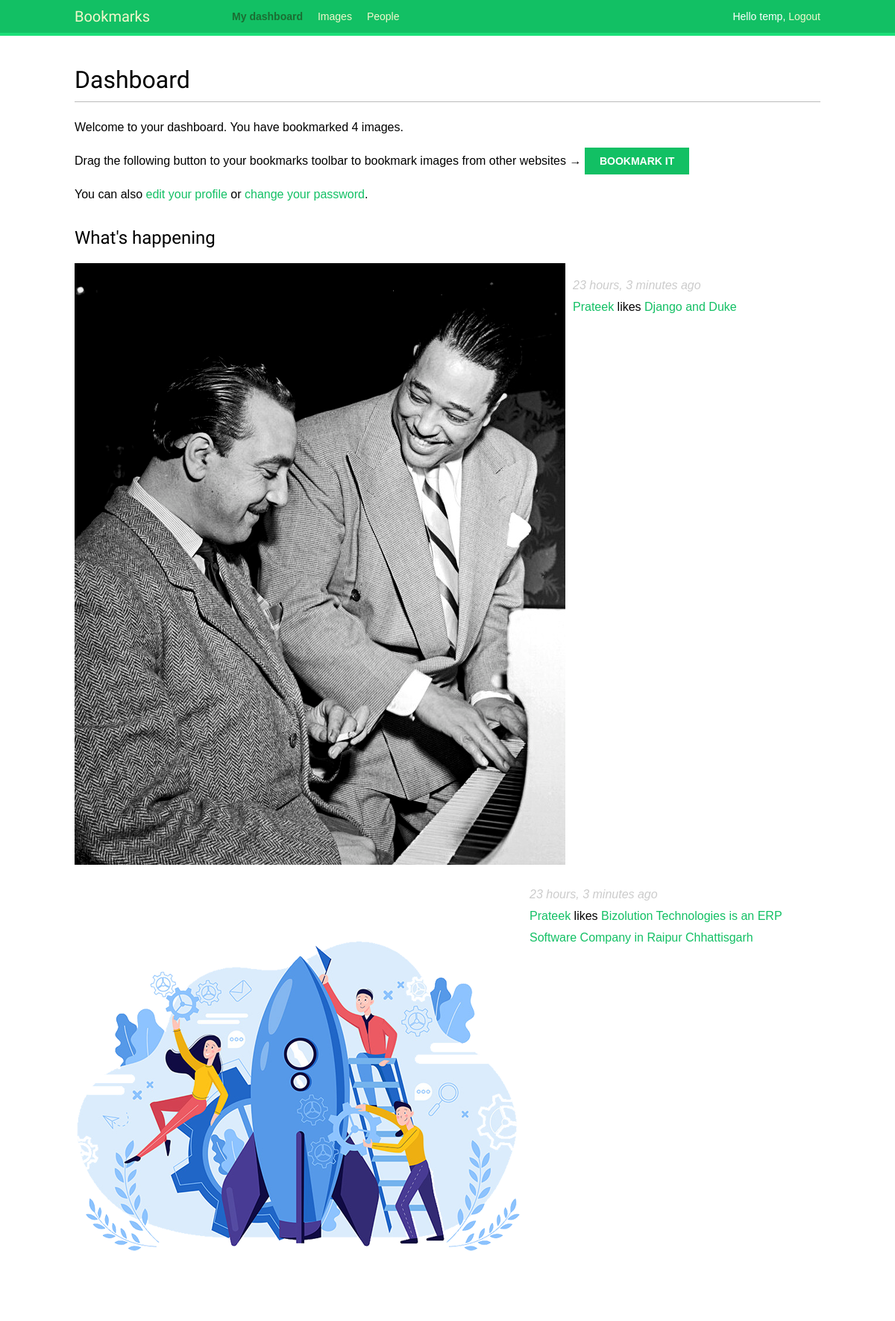
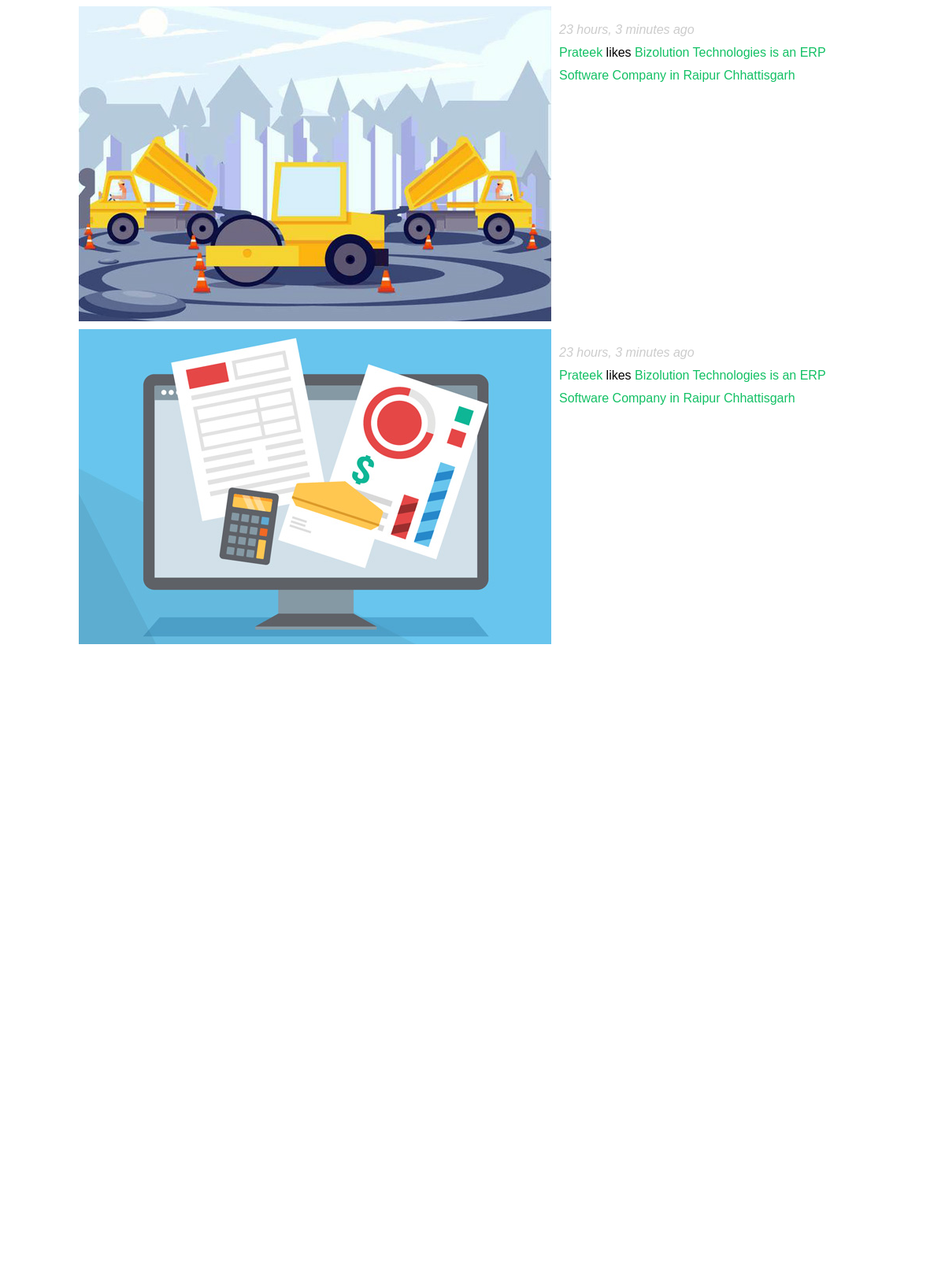
/account/ (signed in, upper part), run on the app's committed database (2 pictures, top to bottom).
### actions/models.py (models this page shows)
class Action(models.Model):
    user = models.ForeignKey('auth.User',related_name='actions',on_delete=models.CASCADE)
    verb = models.CharField(max_length=255)
    created = models.DateTimeField(auto_now_add=True)
    target_ct = models.ForeignKey(ContentType,blank=True,null=True,related_name='target_obj',on_delete=models.CASCADE)
    target_id = models.PositiveIntegerField(null=True,blank=True)
    target = GenericForeignKey('target_ct','target_id')
    class Meta:
        indexes = [
            models.Index(fields=['-created']),
            models.Index(fields=['target_ct','target_id']),
        ]
        ordering = ['-created']

### images/models.py (models this page shows, shortened)
class Image(models.Model):
    user = models.ForeignKey(settings.AUTH_USER_MODEL,
                             related_name='images_created',
                             on_delete=models.CASCADE)
    title = models.CharField(max_length=200)
    slug = models.SlugField(max_length=200,
                            blank=True)
    url = models.URLField(max_length=2000)
    image = models.ImageField(upload_to='images/%Y/%m/%d/')
    description = models.TextField(blank=True)
    created = models.DateField(auto_now_add=True)
    users_like = models.ManyToManyField(settings.AUTH_USER_MODEL,
                                        related_name='images_liked',
                                        blank=True)
    total_likes = models.PositiveIntegerField(default=0)
    class Meta:
        indexes = [
            models.Index(fields=['-created']),
            models.Index(fields=['-total_likes']),
        ]
        ordering = ['-created']
    def __str__(self):
        return self.title
    def get_absolute_url(self):
        return reverse('images:detail', args=[self.id, self.slug])

### account/views.py (the view)
# urls.py: path('', views.dashboard, name='dashboard'),
@login_required
def dashboard(request):
    actions = Action.objects.exclude(user=request.user)
    following_ids = request.user.following.values_list('id',flat=True)
    if following_ids:
        actions = actions.filter(user_id__in=following_ids)
    actions = actions.select_related('user','user__profile').prefetch_related('target')[:10]#
    return render(request,'account/dashboard.html',{'section': 'dashboard','actions':actions})

### account/templates/account/dashboard.html (shortened to what this page needs)
{% extends "base.html" %}
{% block content %}
  <h1>Dashboard</h1>
  {% with total_images_created=request.user.images_created.count %}
    <p>Welcome to your dashboard. You have bookmarked {{ total_images_created }} image{{ total_images_created|pluralize }}.</p>
  {% endwith %}
  <p>Drag the following button to your bookmarks toolbar to bookmark images from other websites → <a href="javascript:{% include "bookmarklet_launcher.js" %}" class="button">Bookmark it</a></p>
  <p>You can also <a href="{% url "edit" %}">edit your profile</a> or <a href="{% url "password_change" %}">change your password</a>.</p>
  <h2>What's happening</h2>
  <div id="action-list">
    {% for action in actions %}
      {% include "actions/action/detail.html" %}
    {% endfor %}
  </div>
{% endblock %}

### account/templates/base.html (shortened to what this page needs)
{% load static %}
<html>
<head>
  <link href="{% static "css/base.css" %}" rel="stylesheet">
</head>
<body>
  <div id="header">
    <span class="logo">Bookmarks</span>
    {% if request.user.is_authenticated %}
      <ul class="menu">
        <li {% if section == "dashboard" %}class="selected"{% endif %}>
          <a href="{% url "dashboard" %}">My dashboard</a>
        </li>
        <li {% if section == "images" %}class="selected"{% endif %}>
          <a href="{% url "images:list" %}">Images</a>
        </li>
        <li {% if section == "people" %}class="selected"{% endif %}>
          <a href="{% url 'user_list' %}">People</a>
        </li>
      </ul>
    {% endif %}
    <span class="user">
      {% if request.user.is_authenticated %}
        Hello {{ request.user.first_name|default:request.user.username }},
        <a href="{% url "logout" %}">Logout</a>
      {% else %}
        <a href="{% url "login" %}">Log-in</a>
      {% endif %}
    </span>
  </div>
  <div id="content">
    {% block content %}
    {% endblock %}
  </div>
</body>
</html>

### actions/templates/actions/action/detail.html (shortened to what this page needs)
{% load thumbnail %}
{% with user=action.user profile=action.user.profile %}
<div class="action">
  <div class="images">
    {% if action.target %}
      {% with target=action.target %}
        {% if target.image %}
          {% thumbnail target.image "80x80" crop="100%" as im %}
          <a href="{{ target.get_absolute_url }}">
            <img src="{{ im.url }}" class="item-img">
          </a>
        {% endif %}
      {% endwith %}
    {% endif %}
  </div>
  <div class="info">
    <p>
      <span class="date">{{ action.created|timesince }} ago</span>
      <br />
      <a href="{{ user.get_absolute_url }}">
        {{ user.first_name }}
      </a>
      {{ action.verb }}
      {% if action.target %}
        {% with target=action.target %}
          <a href="{{ target.get_absolute_url }}">{{ target }}</a>
        {% endwith %}
      {% endif %}
    </p>
  </div>
</div>
{% endwith %}

### account/static/css/base.css (style rules this page uses)
body { margin:0; padding:0; font-family:helvetica, sans-serif; }
p { line-height: 1.8; }
a { color:#12c064; text-decoration:none; }
h1, h2, h3, h4, h5 , h6 { font-family: 'Muli', sans-serif; font-weight:normal; }
h1 { border-bottom:1px solid #bbb; padding:0 0 10px 0; margin:10px 0 20px 0; }
h2 { margin:30px 0 20px; }
#header { padding:10px 100px; font-size:14px; background:#12c064; color:#fff; border-bottom:4px solid #1cdf78; overflow:auto; }
#header .logo { font-family: 'Muli', sans-serif; float:left; color:#f3f7cc; font-size:20px; margin-right:10%; }
#header ul.menu { list-style:none; float:left; margin:0; padding:0; }
#header ul.menu li { float:left; padding:4px 10px; }
#header ul.menu li.selected a, #header ul.menu li.selected a:hover { color:#1b6d32; font-weight:bold; }
#header a { color:#f3f7cc; }
#header .user { float:right; padding-top:4px; }
#content { padding:30px 100px; }
input[type=submit], a.button { font-weight:bold; background:#12c064; color:#fff; padding:10px 20px; font-size:14px; text-transform:uppercase; }
.action { clear:both; overflow:auto; }
.action .images { float:left; margin:0 10px 10px 0; }
.action .date { font-style:italic; color:#ccc; }

### data on the page
Action: shows a picture, created "23 hours, 3 minutes", user.first_name "Prateek", verb "likes", target "Django and Duke"
Action: shows a picture, created "23 hours, 3 minutes", user.first_name "Prateek", verb "likes", target "Bizolution Technologies is an ERP Software Company in Raipur Chhattisgarh"
Action: shows a picture, created "23 hours, 3 minutes", user.first_name "Prateek", verb "likes", target "Bizolution Technologies is an ERP Software Company in Raipur Chhattisgarh"
Action: shows a picture, created "23 hours, 3 minutes", user.first_name "Prateek", verb "likes", target "Bizolution Technologies is an ERP Software Company in Raipur Chhattisgarh"
Action: shows a picture

### other printed values
{{ request.user.first_name|default:request.user.username }} "temp"
{{ total_images_created }} "4"
